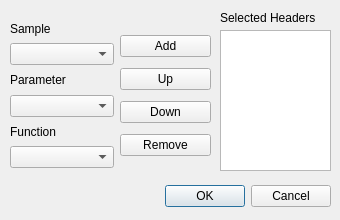
<?xml version="1.0" encoding="UTF-8"?>
<ui version="4.0">
 <class>Header</class>
 <widget class="QDialog" name="Header">
  <property name="geometry">
   <rect>
    <x>0</x>
    <y>0</y>
    <width>340</width>
    <height>220</height>
   </rect>
  </property>
  <property name="minimumSize">
   <size>
    <width>300</width>
    <height>200</height>
   </size>
  </property>
  <property name="maximumSize">
   <size>
    <width>340</width>
    <height>220</height>
   </size>
  </property>
  <property name="windowTitle">
   <string>Dialog</string>
  </property>
  <widget class="QDialogButtonBox" name="buttonBox">
   <property name="geometry">
    <rect>
     <x>10</x>
     <y>180</y>
     <width>321</width>
     <height>32</height>
    </rect>
   </property>
   <property name="orientation">
    <enum>Qt::Horizontal</enum>
   </property>
   <property name="standardButtons">
    <set>QDialogButtonBox::Cancel|QDialogButtonBox::Ok</set>
   </property>
  </widget>
  <widget class="QListWidget" name="selected">
   <property name="geometry">
    <rect>
     <x>220</x>
     <y>30</y>
     <width>111</width>
     <height>141</height>
    </rect>
   </property>
  </widget>
  <widget class="QLabel" name="label_4">
   <property name="geometry">
    <rect>
     <x>220</x>
     <y>10</y>
     <width>111</width>
     <height>16</height>
    </rect>
   </property>
   <property name="text">
    <string>Selected Headers</string>
   </property>
  </widget>
  <widget class="QWidget" name="layoutWidget">
   <property name="geometry">
    <rect>
     <x>10</x>
     <y>20</y>
     <width>104</width>
     <height>148</height>
    </rect>
   </property>
   <layout class="QVBoxLayout" name="verticalLayout">
    <item>
     <widget class="QLabel" name="label">
      <property name="text">
       <string>Sample</string>
      </property>
     </widget>
    </item>
    <item>
     <widget class="QComboBox" name="sample"/>
    </item>
    <item>
     <widget class="QLabel" name="label_2">
      <property name="text">
       <string>Parameter</string>
      </property>
     </widget>
    </item>
    <item>
     <widget class="QComboBox" name="parameter"/>
    </item>
    <item>
     <widget class="QLabel" name="label_3">
      <property name="text">
       <string>Function</string>
      </property>
     </widget>
    </item>
    <item>
     <widget class="QComboBox" name="function"/>
    </item>
   </layout>
  </widget>
  <widget class="QWidget" name="layoutWidget">
   <property name="geometry">
    <rect>
     <x>120</x>
     <y>30</y>
     <width>91</width>
     <height>134</height>
    </rect>
   </property>
   <layout class="QVBoxLayout" name="verticalLayout_2">
    <item>
     <widget class="QPushButton" name="add">
      <property name="text">
       <string>Add</string>
      </property>
     </widget>
    </item>
    <item>
     <widget class="QPushButton" name="up">
      <property name="text">
       <string>Up</string>
      </property>
     </widget>
    </item>
    <item>
     <widget class="QPushButton" name="down">
      <property name="text">
       <string>Down</string>
      </property>
     </widget>
    </item>
    <item>
     <widget class="QPushButton" name="remove">
      <property name="text">
       <string>Remove</string>
      </property>
     </widget>
    </item>
   </layout>
  </widget>
 </widget>
 <resources/>
 <connections>
  <connection>
   <sender>buttonBox</sender>
   <signal>accepted()</signal>
   <receiver>Header</receiver>
   <slot>accept()</slot>
   <hints>
    <hint type="sourcelabel">
     <x>248</x>
     <y>254</y>
    </hint>
    <hint type="destinationlabel">
     <x>157</x>
     <y>274</y>
    </hint>
   </hints>
  </connection>
  <connection>
   <sender>buttonBox</sender>
   <signal>rejected()</signal>
   <receiver>Header</receiver>
   <slot>reject()</slot>
   <hints>
    <hint type="sourcelabel">
     <x>316</x>
     <y>260</y>
    </hint>
    <hint type="destinationlabel">
     <x>286</x>
     <y>274</y>
    </hint>
   </hints>
  </connection>
 </connections>
</ui>
